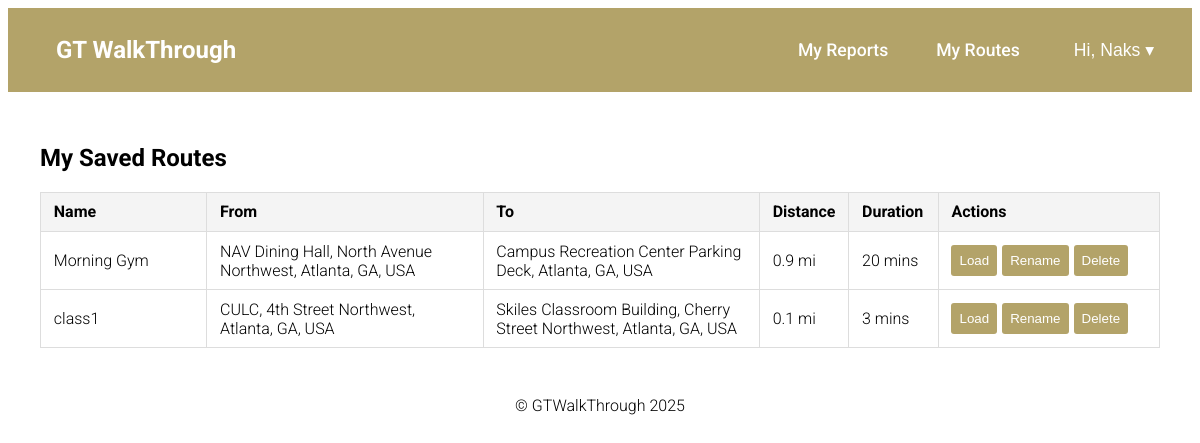
Page /my-routes/ (signed in) on the earlier database version.
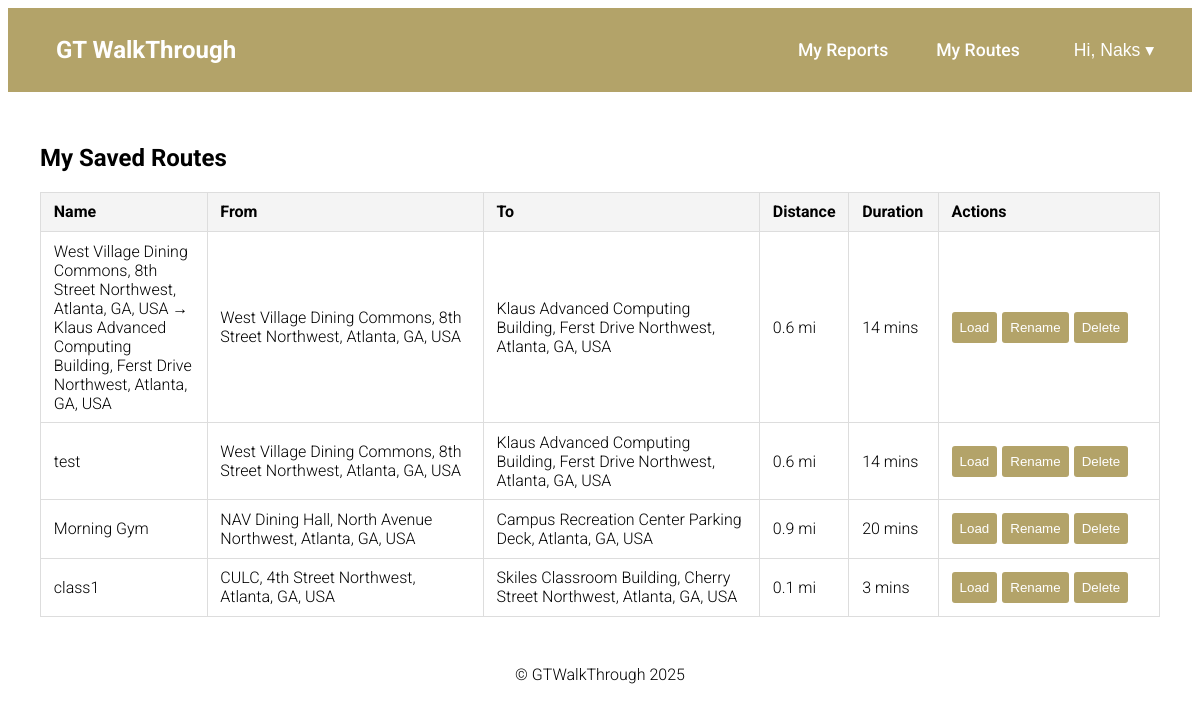
Same page on the later database version.
### gtwt_app/models.py (models this page shows, shortened)
class SavedRoute(models.Model):
    user          = models.ForeignKey(User, on_delete=models.CASCADE, related_name='saved_routes')
    name          = models.CharField(max_length=100)
    origin        = models.CharField(max_length=255)
    destination   = models.CharField(max_length=255)
    travel_mode   = models.CharField(max_length=20)
    steps         = models.JSONField()
    distance_text = models.CharField(max_length=50)
    duration_text = models.CharField(max_length=50)
    created_at    = models.DateTimeField(auto_now_add=True)

### gtwt_app/views.py (the view)
# urls.py: path('my-routes/', views.my_routes, name='my_routes'),
@login_required
def my_routes(request):
    routes = SavedRoute.objects.filter(user=request.user).order_by('-created_at')
    for r in routes:
        if r.steps:
            r.steps_json = json.dumps(r.steps, cls=DjangoJSONEncoder).replace('"', '&quot;')
        else:
            r.steps_json = "[]" #fallback
    return render(request, 'my_routes.html', {'routes': routes})

### gtwt_app/templates/my_routes.html (shortened to what this page needs)
{% extends "base.html" %}
{% load static %}
 {% block content %}
<h2>My Saved Routes</h2>
{% if routes %}
<table class="route-table">
  <thead>
    <tr>
      <th style="width: 15%">Name</th>
      <th style="width: 25%">From</th>
      <th style="width: 25%">To</th>
      <th style="width: 7%">Distance</th>
      <th style="width: 8%">Duration</th>
      <th style="width: 20%">Actions</th>
    </tr>
  </thead>
  <tbody>
    {% for r in routes %}
    <tr data-route-id="{{ r.id }}">
      <td>
        <span class="route-name">{{ r.name }}</span>
      </td>
      <td>{{ r.origin }}</td>
      <td>{{ r.destination }}</td>
      <td>{{ r.distance_text }}</td>
      <td>{{ r.duration_text }}</td>
      <td>
        <div
          style="
            display: flex;
            flex-direction: row;
            gap: 5px;
            flex-wrap: wrap;
            align-items: center;
          "
        >
          <button
            class="route-btn load-route-btn"
            data-steps="{{ r.steps_json|safe }}"
          >
            Load
          </button>
          <button class="route-btn rename-btn">Rename</button>
          <button class="route-btn delete-route-btn">Delete</button>
        </div>
      </td>
    </tr>
    {% endfor %}
  </tbody>
</table>
{% else %}
<p>You haven’t saved any routes yet.</p>
{% endif %} {% endblock %}

Differences in the rows shown:
added SavedRoute: name "West Village Dining Commons, 8th Street Northwest, Atlanta, GA, USA → Klaus Advanced Computing Building, Ferst Drive Northwest, Atlanta, GA, USA", origin "West Village Dining Commons, 8th Street Northwest, Atlanta, GA, USA", destination "Klaus Advanced Computing Building, Ferst Drive Northwest, Atlanta, GA, USA", distance_text "0.6 mi", duration_text "14 mins"
added SavedRoute: name "test", origin "West Village Dining Commons, 8th Street Northwest, Atlanta, GA, USA", destination "Klaus Advanced Computing Building, Ferst Drive Northwest, Atlanta, GA, USA", distance_text "0.6 mi", duration_text "14 mins"
